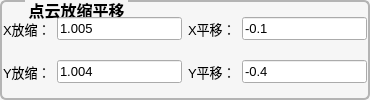
      <widget class="QGroupBox" name="groupBox">
       <property name="sizePolicy">
        <sizepolicy hsizetype="Preferred" vsizetype="Preferred">
         <horstretch>0</horstretch>
         <verstretch>1</verstretch>
        </sizepolicy>
       </property>
       <property name="font">
        <font>
         <pointsize>12</pointsize>
         <bold>true</bold>
        </font>
       </property>
       <property name="styleSheet">
        <string notr="true">QGroupBox {
	color: rgb(0, 0, 0);
	background-color: #f6f6f6;
    border-width: 2px;
    border-radius: 6px;
   border-style:solid;
  border-color: #b4b4b4;
  margin-top: 2ex;
}
QGroupBox::title {
     subcontrol-origin: margin;
     subcontrol-position: top left;
   left:25px;
     margin-left: 0px;
     padding:0 1px;
}</string>
       </property>
       <property name="title">
        <string>点云放缩平移</string>
       </property>
       <property name="alignment">
        <set>Qt::AlignCenter</set>
       </property>
       <layout class="QGridLayout" name="gridLayout">
        <property name="leftMargin">
         <number>1</number>
        </property>
        <property name="topMargin">
         <number>1</number>
        </property>
        <property name="rightMargin">
         <number>1</number>
        </property>
        <property name="bottomMargin">
         <number>1</number>
        </property>
        <item row="2" column="1">
         <widget class="QLineEdit" name="lineEditScaleOfPointY">
          <property name="sizePolicy">
           <sizepolicy hsizetype="Expanding" vsizetype="Fixed">
            <horstretch>0</horstretch>
            <verstretch>0</verstretch>
           </sizepolicy>
          </property>
          <property name="font">
           <font>
            <pointsize>10</pointsize>
            <bold>false</bold>
           </font>
          </property>
          <property name="text">
           <string>1.004</string>
          </property>
         </widget>
        </item>
        <item row="0" column="2">
         <widget class="QLabel" name="label_DL_Threshold_4">
          <property name="font">
           <font>
            <pointsize>10</pointsize>
            <bold>false</bold>
           </font>
          </property>
          <property name="styleSheet">
           <string notr="true">color: rgb(0, 0, 0);</string>
          </property>
          <property name="text">
           <string>X平移：</string>
          </property>
         </widget>
        </item>
        <item row="0" column="0">
         <widget class="QLabel" name="label_DL_Threshold_2">
          <property name="font">
           <font>
            <pointsize>10</pointsize>
            <bold>false</bold>
           </font>
          </property>
          <property name="styleSheet">
           <string notr="true">color: rgb(0, 0, 0);</string>
          </property>
          <property name="text">
           <string>X放缩：</string>
          </property>
         </widget>
        </item>
        <item row="2" column="0">
         <widget class="QLabel" name="label_DL_Threshold_3">
          <property name="font">
           <font>
            <pointsize>10</pointsize>
            <bold>false</bold>
           </font>
          </property>
          <property name="styleSheet">
           <string notr="true">color: rgb(0, 0, 0);</string>
          </property>
          <property name="text">
           <string>Y放缩：</string>
          </property>
         </widget>
        </item>
        <item row="0" column="1">
         <widget class="QLineEdit" name="lineEditScaleOfPointX">
          <property name="sizePolicy">
           <sizepolicy hsizetype="Expanding" vsizetype="Fixed">
            <horstretch>0</horstretch>
            <verstretch>0</verstretch>
           </sizepolicy>
          </property>
          <property name="font">
           <font>
            <pointsize>10</pointsize>
            <bold>false</bold>
           </font>
          </property>
          <property name="text">
           <string>1.005</string>
          </property>
         </widget>
        </item>
        <item row="0" column="3">
         <widget class="QLineEdit" name="lineEditTransOfPointX">
          <property name="sizePolicy">
           <sizepolicy hsizetype="Expanding" vsizetype="Fixed">
            <horstretch>0</horstretch>
            <verstretch>0</verstretch>
           </sizepolicy>
          </property>
          <property name="font">
           <font>
            <pointsize>10</pointsize>
            <bold>false</bold>
           </font>
          </property>
          <property name="text">
           <string>-0.1</string>
          </property>
         </widget>
        </item>
        <item row="2" column="2">
         <widget class="QLabel" name="label_DL_Threshold_5">
          <property name="font">
           <font>
            <pointsize>10</pointsize>
            <bold>false</bold>
           </font>
          </property>
          <property name="styleSheet">
           <string notr="true">color: rgb(0, 0, 0);</string>
          </property>
          <property name="text">
           <string>Y平移：</string>
          </property>
         </widget>
        </item>
        <item row="2" column="3">
         <widget class="QLineEdit" name="lineEditTransOfPointY">
          <property name="sizePolicy">
           <sizepolicy hsizetype="Expanding" vsizetype="Fixed">
            <horstretch>0</horstretch>
            <verstretch>0</verstretch>
           </sizepolicy>
          </property>
          <property name="font">
           <font>
            <pointsize>10</pointsize>
            <bold>false</bold>
           </font>
          </property>
          <property name="text">
           <string>-0.4</string>
          </property>
         </widget>
        </item>
       </layout>
      </widget>
